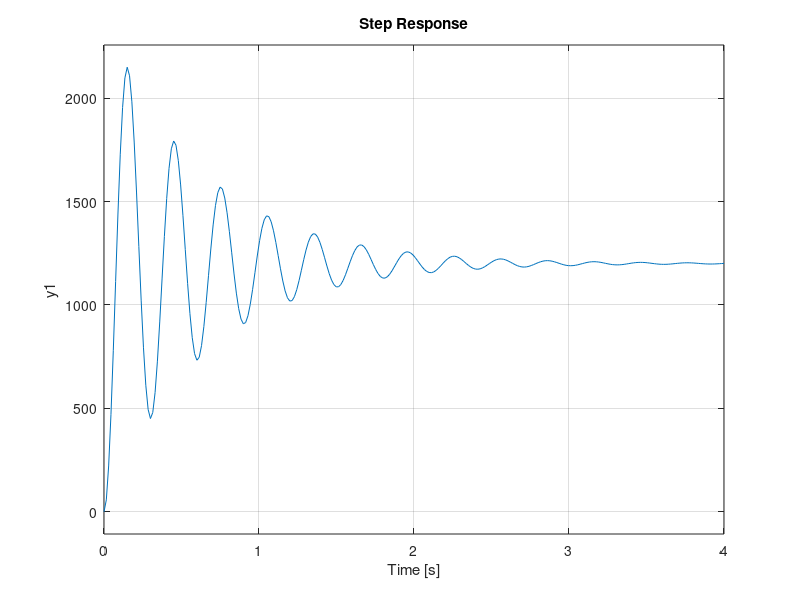

Write MATLAB code to recreate this figure. (Note: this script raises an error after producing the figure.)
Ra=0.5;
La=0.01;
Rf=75;
Lf=0.02;
Jmot=0.4; %Momento de inercia
Va=1200;
rpm=1200;
If=1.6;

%
CV=1.5625;
Pe=CV*736;

%
w_rad=rpm*2*pi/60;

%
Ia=(Va-sqrt(Va^2-4*Ra*Pe))/(2*Ra);

%
Ea=Va-Ra*Ia;

%
Tem=Ea*Ia/w_rad;
Laf=(Va-Ra*Ia)/(If*w_rad);

%
Jcarga=0.9; %Dados da Carga

%
Jtot=Jmot+Jcarga;
w_rede=2*pi*60;

%
%Ki=0.1;
%Ltot=sqrt((((0.47*Ra)^2)/(Ki^2))-Ra^2)/(4*w_rad^2)

%
Llinha=150e-3; %Modo continuo da indutancia linha

%
Ltot=Llinha+La;

%
s=tf('s');

%
G_mot_rad=(Laf*If)/(Jtot*s*(Ra+Ltot*s)+(Laf*If)^2);

%
G_mot_rpm=G_mot_rad*60/(2*pi);

%
u_controle=5.68;

%
G_ponte=Va/u_controle;

%
G_tot=G_ponte*G_mot_rpm;

%
pole(G_tot)

%
step(u_controle*G_tot)

%
C_pid_filtro=1.3139*(s^2+3.125*s+4.026)/(s*(s+5));

%
pidstd(C_pid_filtro)

%
Kp=0.61;
Ti=0.576;
Td=0.231;
N=1.16; %Funcao do polo adicional

%
R1=10e3;
R2=10e3; %R do integrador
R3=10e3; %R do derivativo

%
R2=R1*Kp
Ci=Ti/Ri
Cd=Td/Rd
rd=Rd/N %Resistor adicional amortecer o derivativo